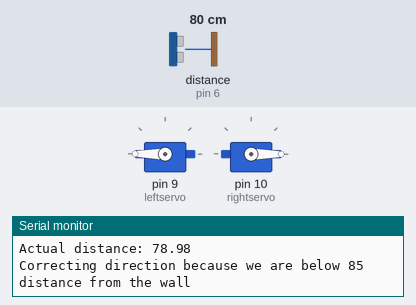
A sketch run on a simulated Arduino Uno, built with avr-gcc and run on an emulated ATmega328P. On the bench: 2 × servo, the last lines printed to the serial monitor. Wiring (inferred from the names in the program): ultrasonic range finder: trigger pin 5; echo pin 6. The inputs (shaded band) are chosen by the test bench; at power-on: distance to the obstacle (sensor on pin 6) 80 cm. The echo pulse lasts 58.3 µs per cm.

Above: at 0.9 s.
2.7 s: distance to the obstacle (sensor on pin 6) set to 250 cm
At 5.66 s:
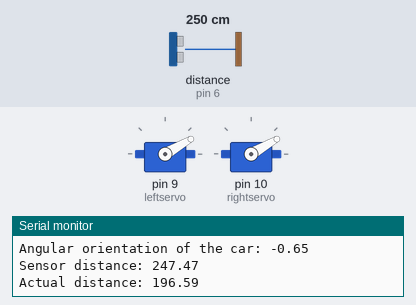
5.7 s: distance to the obstacle (sensor on pin 6) set to 299 cm
7.3 s: distance to the obstacle (sensor on pin 6) set to 120 cm
At 8.1 s:
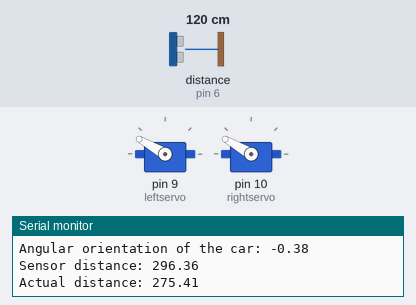
10.3 s: distance to the obstacle (sensor on pin 6) set to 2 cm
At 10.58 s:
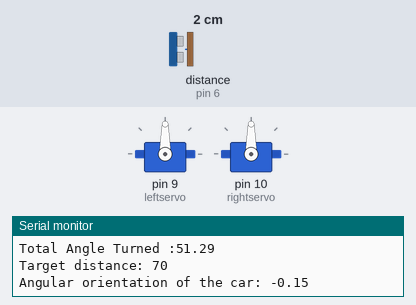
Timing chart, 0 to 14.3 s (numbered marks = the images above; inputs shaded):
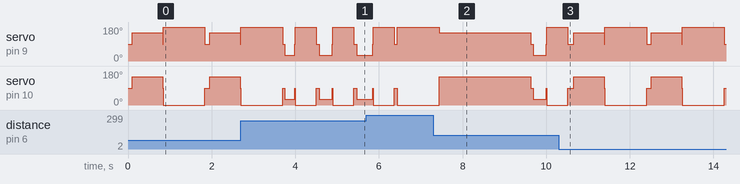

The sketch:

Class_Challenge_Code.ino
```cpp
// Class Challenge
// by Caterev Robert, Ma Coty, Raharison Toky
// 01-03-2022


#define M_PI 3.141592653589793238462643383279
#include <Servo.h>
#include <math.h>

Servo leftservo;
Servo rightservo;
const int pingPin = 5; // Trigger Pin of Ultrasonic Sensor
const int echoPin = 6; // Echo Pin of Ultrasonic Sensor

const int target_d_1 = 110; // Target distance from the first wall.
const int target_d_2 = 70;  // Target distance from the second wall.
int target_d; // Target distance that the car currently tries to achieve.
int lower_bound_d; // Distance at which the car needs readjusting.
int higher_bound_d; // Distance at which the car assumes there is no wall.

float angular_orientation_radians = 0; // Angular orientation of the car in radians. 0 = poiting straight to the right
float total_angle = 0; // Total angle at which the car has turned.

bool turned_Wall = false; // Variable used to indicate that the robot must perform the turn when a gap is detected in the wall
bool turn_done = false;  // Variable used to prevent the car from turning more than once in case it detects a high distance again.
bool angular_correction = false; // Variable used to set the angular position in radians of DOWNWARDS as 0 when the car has turned, in order for the code to work for the second part

float u_s_distance; // Distance detected by the ultrasonic sensor
float distance; // Calculated shortest distance from the wall


void setup() {
  leftservo.attach(9);
  rightservo.attach(10);
   //set up the Serial
  Serial.begin(9600);
  //setupt the pin modes
  pinMode(pingPin, OUTPUT);
  pinMode(echoPin, INPUT);


  leftservo.write(90);
  rightservo.write(90);


}


void turn(float angle) {

  float angular_period = 8.772;
  float angular_velocity_per_second = 2*M_PI/ angular_period;
  float rad_angle = (angle/360) *(2*M_PI);

  //Serial.print("Rad_angle: ");
  //Serial.println(rad_angle);

  float angular_time = rad_angle / angular_velocity_per_second;

  if (angular_time > 0) {

    //Serial.println("angular time is positive");

    leftservo.write(30);
    rightservo.write(30);
    delay(angular_time*1000);

    //Serial.print("delay left = ");
    //Serial.println(angular_time*1000);

    leftservo.write(90);
    rightservo.write(90);
    delay(10);
    //Serial.println("I finished turning left");
    angular_orientation_radians += rad_angle;
  }

  else if (angular_time < 0) {
    //Serial.println("angular time is negative");
    //Serial.println(angular_time,4);

    leftservo.write(150);
    rightservo.write(150);
    delay(abs(angular_time*1000));

    //Serial.print("delay right = ");
    //Serial.println(abs(angular_time*1000));

    leftservo.write(90);
    rightservo.write(90);
    delay(10);

    //Serial.println("I finished turning right");

    angular_orientation_radians += rad_angle;
  }

}


//Function for determining constants depending on whether car has turned to second wall or not
void distances_assignment(bool turned) {
   if (turned == false) { // If the car is trying to collect coins located parallel to the first wall
     target_d = target_d_1;
     lower_bound_d = (target_d_1 - 25);
     higher_bound_d = (target_d_1 + 125);
  }
  else if (turned == true) { // If the car is trying to collect coins parallel to the second wall
    target_d = target_d_2;
    lower_bound_d = (target_d_2 - 25);
    higher_bound_d = (target_d_2 + 125);
  }
}


/* Function to determine the true distance from the
wall, whether the car is at angle to the wall or
parallel to it.
*/
void true_distance(float angular_orientation) {
 if (angular_orientation == 0) {
    distance = u_s_distance;
  }

  else if (angular_orientation > 0) {
    distance =  (cosf(angular_orientation_radians-((15/360)*2*M_PI)) * u_s_distance);
  }

  else if (angular_orientation < 0) {
    distance = (cosf(abs(angular_orientation_radians)-((15/360)*2*M_PI)) * u_s_distance);
  }
}


void loop() {
  long duration;


  digitalWrite(pingPin, LOW);
  delayMicroseconds(2);

  digitalWrite(pingPin, HIGH);
  delayMicroseconds(10);
  digitalWrite(pingPin, LOW);

  duration = pulseIn(echoPin, HIGH);

  u_s_distance = duration*0.034/2;

  Serial.print("Angular orientation of the car: ");
  Serial.println(angular_orientation_radians);

  Serial.print("Sensor distance: ");
  Serial.println(u_s_distance);


  // Calling distances_assignment to assign the correct distances
  distances_assignment(turned_Wall);

  if (turn_done == true) {
    if (angular_correction == true) {
      angular_orientation_radians += 1.570796327;
      angular_correction = false;
    }

  }
  // Calling the function that determines the true distance from the wall
  true_distance(angular_orientation_radians);

  Serial.print("Actual distance: ");
  Serial.println(distance);


  if ((distance > target_d) && (distance < higher_bound_d )) {

    int d_buffer = 15; //Buffer for the turn_angle adjustment when the car gets closer to the target distance.
    float turn_angle = 10 * (distance/ (target_d + d_buffer));
    turn(turn_angle);

    rightservo.write(0);
    leftservo.write(180);
    delay(500);

    total_angle += turn_angle;
    Serial.print("Total Angle Turned :");
    Serial.println(total_angle);

  }

  else if ((distance <= target_d) && (distance >= lower_bound_d)) {

    if (total_angle > 0) {

      turn((-1 * total_angle));
      total_angle = 0;

    }

    rightservo.write(0);
    leftservo.write(180);
    delay(1000);

  }

  else if ((distance < lower_bound_d) && (distance > 0)) {

    Serial.print("Correcting direction because we are below ");
    Serial.print(lower_bound_d);
    Serial.println(" distance from the wall");
    turn(-3 * (((-9 / 4900)* pow(distance, 2))+10));
    rightservo.write(0);
    leftservo.write(180);
    delay(1000);
  }

  else if ((higher_bound_d <= distance) || (distance == 0)) {
    turned_Wall = true;
  }

  if ((turned_Wall == true) && (turn_done == false)) {

    rightservo.write(0);
    leftservo.write(180);
    delay(1000);
    turn(-90);
    turn_done = true;
    angular_correction = true;
  }

  Serial.print("Target distance: ");
  Serial.println(target_d);

  rightservo.write(90);
  leftservo.write(90);


}
```
